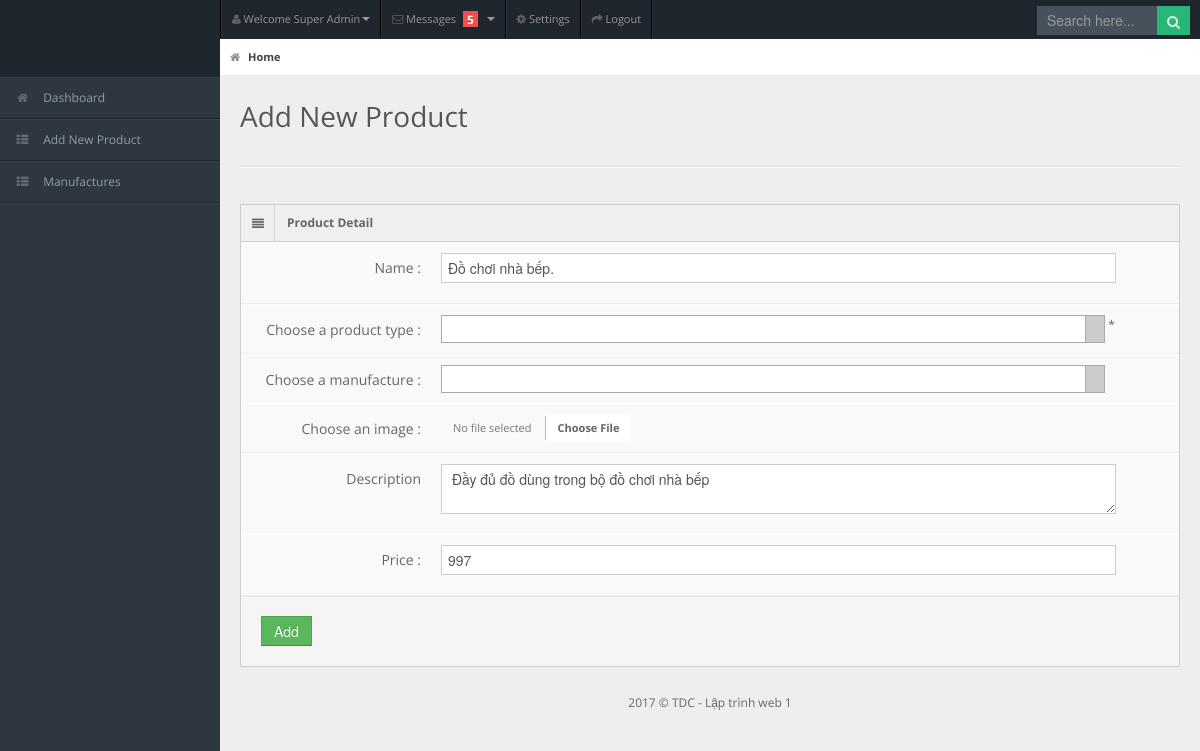
/edit.php?ID=5, run on the app's committed database.
### tables this page shows
CREATE TABLE IF NOT EXISTS `products` (
  `ID` int(11) NOT NULL AUTO_INCREMENT,
  `name` varchar(100) NOT NULL,
  `price` int(11) NOT NULL,
  `image` varchar(150) NOT NULL,
  `des` text NOT NULL,
  `manu_ID` int(11) NOT NULL,
  `type_ID` int(11) NOT NULL,
  PRIMARY KEY (`ID`)
);

### db.php (called while the page is built, shortened)
<?php
class Db{
	public static $conn;
	public function __construct(){
	self::$conn = new mysqli(DB_HOST,DB_USER,DB_PASS,DB_NAME);
		self::$conn->set_charset('utf8');
	}
	public function getData($obj){
		$arr = array();
		while ($row = $obj->fetch_assoc()){
			$arr[] = $row;
		}
		return $arr;
	}
		public function Showedit($ID){
		if(isset($_GET['ID'])){
			$ID = $_GET['ID'];
		}
		$sql = "SELECT * FROM `products` JOIN `manufactures` ON `products`.`manu_id` = `manufactures`.`manu_ID` JOIN `protypes` ON `products`.`type_id` = `protypes`.`type_id` WHERE ID='$ID'";
		$result = self::$conn->query($sql);
		return $this->getData($result);
		}
  }
?>

### edit.php (the view, shortened to what this page needs)
<!DOCTYPE html>
<html lang="en">
<head>
	<link rel="stylesheet" href="public/css/bootstrap.min.css" />
	<link rel="stylesheet" href="public/css/bootstrap-responsive.min.css" />
	<link rel="stylesheet" href="public/css/uniform.css" />
	<link rel="stylesheet" href="public/css/select2.css" />
	<link rel="stylesheet" href="public/css/matrix-style.css" />
	<link rel="stylesheet" href="public/css/matrix-media.css" />
	<link href="public/font-awesome/css/font-awesome.css" rel="stylesheet" />
</head>
<?php
	require "db.php";
	$db=new Db;
	if(isset($_GET['ID'])){
	$ID = $_GET['ID'];
}
	$edit = $db->Showedit($ID);
	?>
<body>
<div id="header">
	<h1><a href="dashboard.html">Dashboard</a></h1>
</div>
<div id="user-nav" class="navbar navbar-inverse">
	<ul class="nav">
		<li  class="dropdown" id="profile-messages" ><a title="" href="#" data-toggle="dropdown" data-target="#profile-messages" class="dropdown-toggle"><i class="icon icon-user"></i>  <span class="text">Welcome Super Admin</span><b class="caret"></b></a>
		</li>
		<li class="dropdown" id="menu-messages"><a href="#" data-toggle="dropdown" data-target="#menu-messages" class="dropdown-toggle"><i class="icon icon-envelope"></i> <span class="text">Messages</span> <span class="label label-important">5</span> <b class="caret"></b></a>
		</li>
		<li class=""><a title="" href="#"><i class="icon icon-cog"></i> <span class="text">Settings</span></a></li>
		<li class=""><a title="" href="login.php"><i class="icon icon-share-alt"></i> <span class="text">Logout</span></a></li>
	</ul>
</div>
<div id="search">
	<form action="result.php" method="get">
	<input type="text" placeholder="Search here..." name="key"/>
	<button type="submit" class="tip-bottom" title="Search"><i class="icon-search icon-white"></i></button>
</form>
</div>
<div id="sidebar"> <a href="#" class="visible-phone"><i class="icon icon-th"></i>Tables</a>
	<ul>
		<li><a href="index.php"><i class="icon icon-home"></i> <span>Dashboard</span></a> </li>
		<li> <a href="form.php"><i class="icon icon-th-list"></i> <span>Add New Product</span></a></li>
		<li> <a href="manufactures.php"><i class="icon icon-th-list"></i> <span>Manufactures</span></a></li>
	</ul>
</div>
<div id="content">
	<div id="content-header">
		<div id="breadcrumb"> <a href="#" title="Go to Home" class="tip-bottom current"><i class="icon-home"></i> Home</a></div>
		<h1>Add New Product</h1>
	</div>
	<div class="container-fluid">
		<hr>
		<div class="row-fluid">
			<div class="span12">
				<div class="widget-box">
					<div class="widget-title"> <span class="icon"> <i class="icon-align-justify"></i> </span>
						<h5>Product Detail</h5>
					</div>
					<div class="widget-content nopadding">
						<form action="update.php" method="post" class="form-horizontal" enctype="multipart/form-data" onsubmit="return validateForm();">
							<div class="control-group">
								<label class="control-label">Name :</label>
								<div class="controls">
									<input type="text" class="span11" placeholder="Product name" name="name" id="name"  value = "<?php echo $edit[0]['name']; ?>" />
								</div>
							</div>
							<div class="control-group">
								<label class="control-label">Choose a product type :</label>
								<div class="controls">
									 *
								</div>
							</div>
							<div class="control-group">
								<label class="control-label">Choose a manufacture :</label>
								<div class="controls">
								</div>
								<div class="control-group">
									<label class="control-label">Choose an image :</label>
									<div class="controls">
									</div>
								</div>
								<div class="control-group">
									<label class="control-label"  >Description</label>
									<div class="controls">
										<textarea class="span11" placeholder="Mô tả...." name = "description" id="description" > <?php echo $edit[0]['des']; ?> </textarea>
									</div>
									<div class="control-group">
										<label class="control-label">Price :</label>
										<div class="controls">
											<input type="text" class="span11" placeholder="price" name = "price" id="price" value = "<?php echo $edit[0]['price']; ?>" /> <span class="help-block"></span>
										</div>
									</div>
									<div class="form-actions">
										<button type="submit" class="btn btn-success">Add</button>
									</div>
								</div>
						</form>
					</div>
				</div>
			</div>
		</div>
	</div>
</div>
<div class="row-fluid">
	<div id="footer" class="span12"> 2017 &copy; TDC - Lập trình web 1</div>
</div>
</body>
</html>

### public/css/matrix-media.css (style rules this page uses)
body { background:#2E363F; }
#header { background-color: #1f262d; margin-top:10px; }
#search input[type=text], #search button { background-color: #28b779; }
#sidebar > ul { border-bottom: 1px solid #37414b }
#sidebar > ul > li { border-top: 1px solid #37414b; border-bottom: 1px solid #1f262d; }
#search input[type=text] { background-color: #47515b; color: #fff; }

### data on the page
products: name "Đồ chơi nhà bếp.", description "Đầy đủ đồ dùng trong bộ đồ chơi nhà bếp", price "997"
